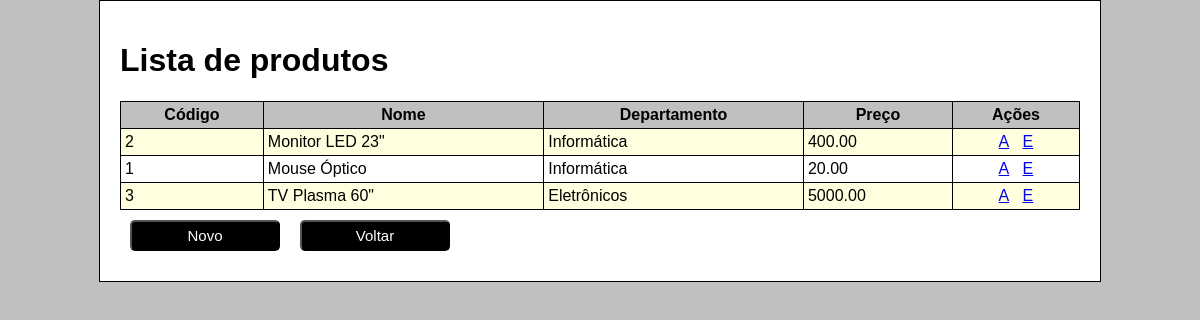
Page /admin/produtos.php on the committed database.
### tables this page shows
CREATE TABLE IF NOT EXISTS `produtos` (
  `id` int(11) NOT NULL AUTO_INCREMENT,
  `nome` varchar(150) NOT NULL,
  `detalhes` text,
  `preco` decimal(10,2) NOT NULL DEFAULT '0.00',
  `id_departamento` int(11) NOT NULL,
  PRIMARY KEY (`id`),
  KEY `fk_produtos_departamentos_idx` (`id_departamento`)
);

CREATE TABLE IF NOT EXISTS `departamentos` (
  `id` int(11) NOT NULL AUTO_INCREMENT,
  `nome` varchar(50) NOT NULL,
  PRIMARY KEY (`id`)
);

### admin/crud/crud_produtos.php (called while the page is built, shortened)
<?php
	function select_produtos(){
			$consulta = "
				select p.id, p.nome as nome_produto,
				p.preco, d.nome as nome_departamento
				from produtos p,
				departamentos d
				where d.id = p.id_departamento
				order by p.nome
			";
			consultar($consulta);
			$registros = array();
			while ($registro = proximo_registro())
			{
				array_push($registros, $registro);
			}
			$titulo_pagina = 'Lista de produtos';
			require_once 'gui/lista_produtos.php';
	}
?>

### admin/lib/database.php (called while the page is built, shortened)
<?php
	$conn = mysql_connect(HOST, USER, PASSWORD);
	function consultar($sql)
	{
		global $conn, $result;
		$result = mysql_query($sql,$conn);
	}

### admin/gui/lista_produtos.php (the view, shortened to what this page needs)
<!DOCTYPE html>
<html lang="pt-br">
	<head>
	</head>
	<body>
		<div class="container">
			<h1><?php echo $titulo_pagina; ?></h1>
			<table>
				<thead>
					<tr>
						<th>Código</th><th>Nome</th><th>Departamento</th><th>Preço</th><th>Ações</th>
					</tr>
				</thead>
				<tbody>
					<?php
						foreach($registros as $registro)
						{
							echo "
								<tr>
									<td>" . $registro['id'] . "</td>
									<td>{$registro['nome_produto']}</td>
									<td>{$registro['nome_departamento']}</td>
									<td>{$registro['preco']}</td>
									<td class='acoes'>
										<a href='../admin/produtos.php?acao=alterar&id={$registro['id']}'>A</a>&nbsp;&nbsp;
										<a href='javascript:if(confirm(\"Confirma a exclusão?\")){document.location=\"produtos.php?acao=excluir&id={$registro['id']}\";}'>E</a>
									</td>
								</tr>
							";
						}
					?>
				</tbody>
			</table>
			<div class="form-group"><button type="button"
				onclick="document.location='produtos.php?acao=incluir';">Novo</button><button type="button" onclick="goBack()">Voltar</button></div>
		</div>
	</body>
</html>

### admin/produtos.php (shortened to what this page needs)
<?php
	require_once 'lib/database.php';
	require_once 'crud/crud_produtos.php';
	if(!isset($acao))
	{
		$acao = 'listar';
	}
	switch($acao)
	{
		case 'listar':
			select_produtos();
			break;
	}

### css/estilos.css (style rules this page uses)
body { background-color: silver; font-family: "Trebuchet MS", helvetica, sans-serif; margin: 0; }
button { background-color: black; color: white; padding: 5px; border-radius: 5px; margin: 10px; font-size: 15px; min-width: 150px; }
table { border-collapse: collapse; width: 100%; }
th { background-color: silver; }
tr:nth-child(odd) { background-color: lightyellow; }
td, th { border: 1px solid black; padding: 4px; }
td.acoes { text-align: center; }
.container { background-color: white; border: 1px solid black; margin: auto; padding: 20px; width: 960px; }

### rows in the picture
produtos: id "2", nome "Monitor LED 23\"", id_departamento.nome "Informática", preco "400.00"
produtos: id "1", nome "Mouse Óptico", id_departamento.nome "Informática", preco "20.00"
produtos: id "3", nome "TV Plasma 60\"", id_departamento.nome "Eletrônicos", preco "5000.00"

### other values in the picture
$titulo_pagina "Lista de produtos"
